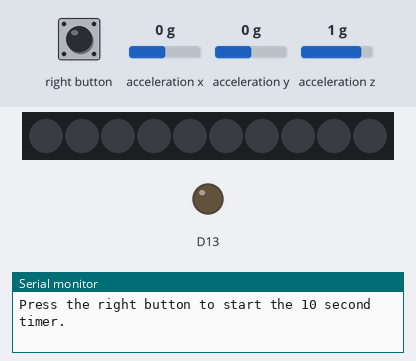
This sketch was run on a simulated Adafruit Circuit Playground Express. On the bench: 10 RGB LEDs in strip order, left to right, output pins drawn as LEDs (lit = HIGH), the last lines printed to the serial monitor. The inputs (shaded band) are chosen by the test bench; at power-on: acceleration x 0 g, acceleration y 0 g, acceleration z 1 g. Dim RGB values are drawn brighter than linear.

Above: at 1.3 s.
1.4 s: right button pressed for 0.15 s
At 2.8 s:
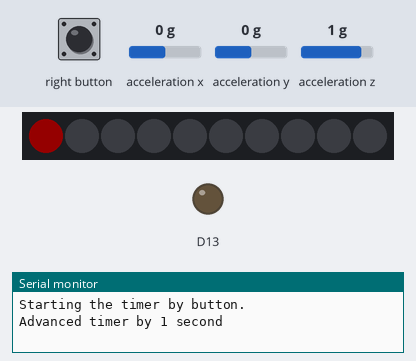
At 6.2 s:
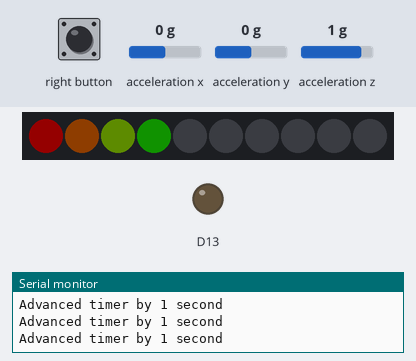
10.5 s: right button pressed for 3.2 s
At 15.2 s:
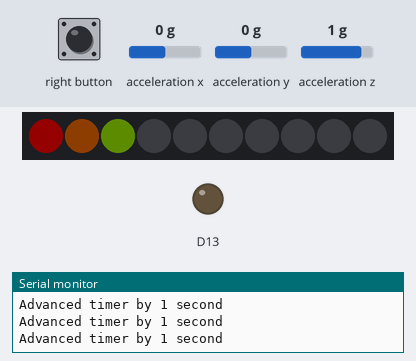
Timing chart, 0 to 16.7 s (numbered marks = the images above; inputs shaded):
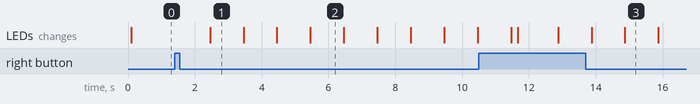

Measured:
- after the input at 1.4 s, the LEDs: change after 1.1 s (image 1)
- after the input at 10.5 s, the LEDs: first differ from a run without the input after 2.4 s (image 3 shows a later state)
- what the display in image 1 shows lasts 1.0 s, from 2.5 s to 3.5 s

The sketch:

Ten_Count_Timer.ino
```cpp
// Demo program for testing library and board - flip the switch to turn on/off buzzer

#include <Adafruit_CircuitPlayground.h>

// we light one pixel at a time, this is our counter
int pixeln = 0;
# define SHAKE_THRESHOLD 30 // Total acceleration threshold for shake detect

// State 0: Waiting to start timer
// State 1: Running timer
// State 2: Timer finished
uint32_t state = 0;

void setup() {
  //while (!Serial);
  Serial.begin(9600);
  delay(100);
  Serial.println("Press the right button to start the 10 second timer.");
  state = 0;

  CircuitPlayground.begin();
  CircuitPlayground.setAccelRange(LIS3DH_RANGE_8_G);
}

float getTotalAccel() {
  // Compute total acceleration
  float X = 0;
  float Y = 0;
  float Z = 0;
  for (int i = 0; i < 10; i++)
  {
    X += CircuitPlayground.motionX();
    Y += CircuitPlayground.motionY();
    Z += CircuitPlayground.motionZ();
    delay(1);
  }

  X /= 10;
  Y /= 10;
  Z /= 10;

  return sqrt(X * X + Y * Y + Z * Z);
}


void loop() {

  // Wait for the right button to start.
  if (state == 0)
  {
    pixeln = 0;
    // Advance to timer state
    if (CircuitPlayground.rightButton())
    {
      Serial.println("Starting the timer by button.");
      state = 1;
      CircuitPlayground.clearPixels();
    }
    else if (getTotalAccel() > SHAKE_THRESHOLD)
    {
      Serial.println("Starting the timer by shaking.");
      state = 1;
      CircuitPlayground.clearPixels();
    }
    else
    {
      delay(100);
    }
  }
  // Run the timer
  else if (state == 1)
  {
    delay(1000);
    //light one led per second

    Serial.println("Advanced timer by 1 second");

    CircuitPlayground.setPixelColor(pixeln, CircuitPlayground.colorWheel(25 * pixeln));
    pixeln++;

    if (pixeln == 10) {
      state = 2;
    }
  }
  // Blink the LEDs twice
  else
  {
    Serial.println("Timer Expired.");
    // Blink 1
    CircuitPlayground.clearPixels();
    delay(100);
    for (int i = 0; i < 10; ++i)
    {
      CircuitPlayground.setPixelColor(i, CircuitPlayground.colorWheel(25 * i));
    }
    delay(100);

    // Blink 2;
    CircuitPlayground.clearPixels();
    delay(100);
    for (int i = 0; i < 10; ++i)
    {
      CircuitPlayground.setPixelColor(i, CircuitPlayground.colorWheel(25 * i));
    }
    delay(100);

    // Turn them all off.
    CircuitPlayground.clearPixels();
    state = 0;
  }

  //delay(1000);
}
```
